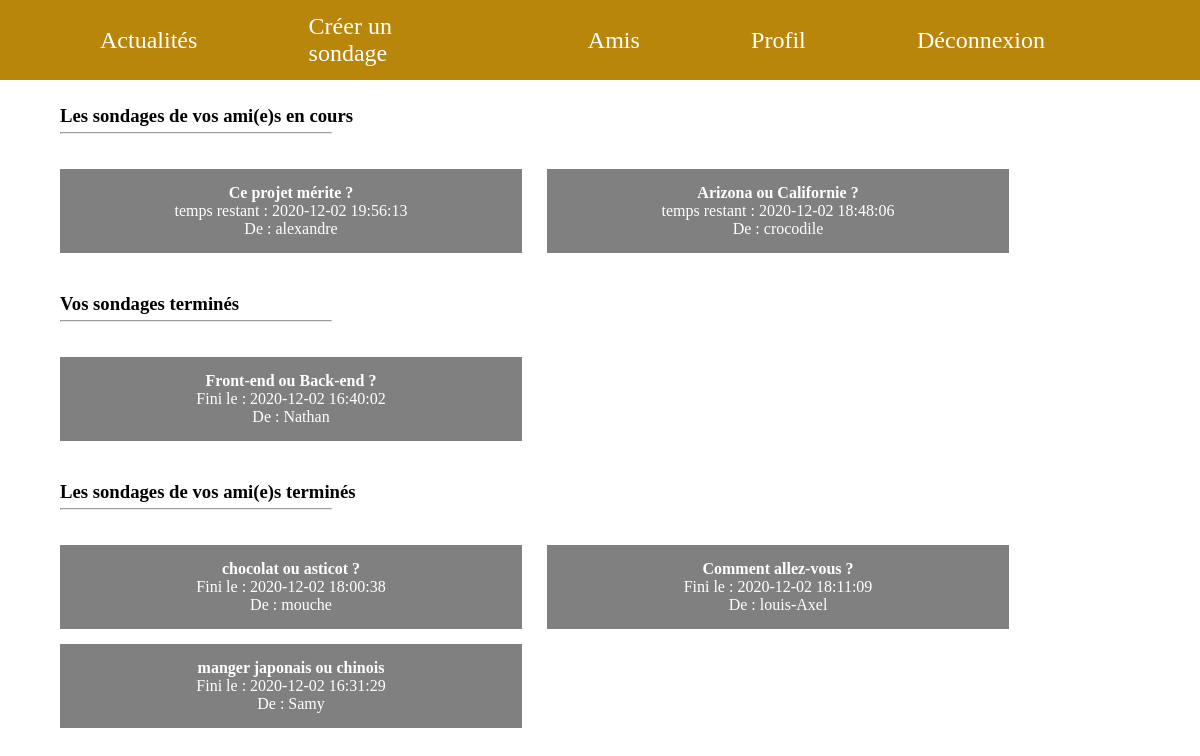
/index.php?page=accueilSondage (signed in), run on the app's committed database.
### tables this page shows
CREATE TABLE `t_users` (
  `user_id` int(11) NOT NULL,
  `user_name` varchar(255) NOT NULL,
  `user_mail` varchar(255) NOT NULL,
  `user_password` varchar(255) NOT NULL,
  `user_isConnected` int(11) NOT NULL DEFAULT '0'
);

CREATE TABLE `t_sondages` (
  `sondage_id` int(11) NOT NULL,
  `sondage_titre` varchar(255) NOT NULL,
  `user_id` int(11) DEFAULT NULL,
  `sondage_temps` datetime NOT NULL,
  `sondage_statut` varchar(255) DEFAULT 'en cours',
  `sondage_code` text NOT NULL
);

### App/Controller/AccueilSondController.php (called while the page is built, shortened)
<?php
class AccueilSondController {
    public function __construct()
    {
       $this->model = new AccueilSondModel();
    }
    public function render()
    {
      $sondagesFriends = $this->model->recupSondFriends();
      $sondagesUser = $this->model->recupSondUser();
      require ROOT."/App/View/AccueilSondView.php";
    }
}

### Public/index.php (called while the page is built, shortened)
<?php
require ROOT."/Autoloader.php";
require ROOT."/Router.php";

### Autoloader.php (called while the page is built, shortened)
<?php
class Autoloader {
    public static function autoload($class)
    {
        $class = str_replace("\\","/",$class);
    }
}

### Core/Config/config.php (called while the page is built)
<?php
$dbConfig = [
    "host" => "localhost:3306",
    "dbname" => "SondaPote",
    "dbuser" => "root",
    "dbpass" => "",
];

### Core/Database.php (called while the page is built, shortened)
<?php
class Database {
    public function __construct()
    {
        try
        {
            require "Config/config.php";
            $this->host = $dbConfig["host"];
            $this->dbname = $dbConfig["dbname"];
            $this->dbuser = $dbConfig["dbuser"];
            $this->dbpass = $dbConfig["dbpass"];
            $this->pdo = new \PDO("mysql:host=$this->host;dbname=$this->dbname",$this->dbuser,$this->dbpass);
        } catch (\PDOException $e)
        {
            return $e->getMessage();
        }
    }
}

### App/Model/AccueilSondModel.php (called while the page is built, shortened)
<?php
class AccueilSondModel extends Database{
    public function recupSondFriends()
    {
        $recherche =$this->pdo->prepare("SELECT * FROM t_users INNER JOIN t_sondages ON t_users.user_id=t_sondages.user_id INNER JOIN t_friends WHERE (friend_id_one = t_users.user_id OR friend_id_two = t_users.user_id) AND (friend_id_one = :user_one OR friend_id_two = :user_two) ORDER BY t_sondages.sondage_id DESC");
        $recherche->execute([
            ":user_one" => $_SESSION['userId'],
            ":user_two" => $_SESSION['userId']
        ]);
        $foundFriends = $recherche->fetchAll(\PDO::FETCH_OBJ);
        return $foundFriends;
    }
    public function recupSondUser()
    {
        $recherche =$this->pdo->prepare("SELECT * FROM t_users INNER JOIN t_sondages ON t_users.user_id=t_sondages.user_id WHERE t_sondages.user_id = :user ORDER BY t_sondages.sondage_id DESC");
        $recherche->execute([
            ":user" => $_SESSION['userId']
        ]);
        $foundUser = $recherche->fetchAll(\PDO::FETCH_OBJ);
        return $foundUser;
    }
}

### App/View/AccueilSondView.php (the view, shortened to what this page needs)
<!DOCTYPE html>
<html lang="fr">
<head>
    <link rel="stylesheet" href="css/header.css">
    <link rel="stylesheet" href="css/accueilSond.css">
</head>
<body>
    <header class="header-user">
        <?php include("inc/headerUser.php");?>
    </header>
    <main>
        <section>
            <h3>Les sondages de vos ami(e)s en cours</h3>
            <hr align="left">
            <div id="Sondages">
                <?php foreach($sondagesFriends as $sondage):
                        if($sondage->user_id !=  $_SESSION['userId'])
                        {
                            if($sondage->sondage_statut == "en cours")
                            { ?>
                <a href="index.php?page=sondage&c=<?=htmlspecialchars($sondage->sondage_code) ?>">
                    <article>
                        <h4><?= htmlspecialchars($sondage->sondage_titre) ?></h4>
                        <p>temps restant : <?= htmlspecialchars($sondage->sondage_temps) ?></p>
                        <p>De : <?= htmlspecialchars($sondage->user_name) ?></p>
                    </article>
                </a>
                <?php
                            }
                        } endforeach  ?>
            </div>
        </section>
        <section>
            <h3>Vos sondages terminés</h3>
            <hr align="left">
            <div id="Sondages">
                <?php
                    foreach($sondagesUser as $sondage): if($sondage->sondage_statut == "Finish")
                    {
                ?>
                <a href="index.php?page=sondage&c=<?=htmlspecialchars($sondage->sondage_code) ?>">
                    <article>
                        <h4><?= htmlspecialchars($sondage->sondage_titre) ?></h4>
                        <p>Fini le : <?= htmlspecialchars($sondage->sondage_temps) ?></p>
                        <p>De : <?= htmlspecialchars($sondage->user_name) ?></p>
                    </article>
                </a>
             <?php  } endforeach  ?>
            </div>
        </section>
        <section>
            <h3>Les sondages de vos ami(e)s terminés</h3>
            <hr align="left">
            <div id="Sondages">
                <?php foreach($sondagesFriends as $sondage):
                        if($sondage->user_id !=  $_SESSION['userId'])
                        {
                            if($sondage->sondage_statut == "Finish")
                            {
            ?>
                <a href="index.php?page=sondage&c=<?=htmlspecialchars($sondage->sondage_code) ?>">
                    <article>
                        <h4><?= htmlspecialchars($sondage->sondage_titre) ?></h4>
                        <p>Fini le : <?= htmlspecialchars($sondage->sondage_temps) ?></p>
                        <p>De : <?= htmlspecialchars($sondage->user_name) ?></p>
                    </article>
                </a>
                <?php
                            }
                        } endforeach
                ?>
        </section>
    </main>
</body>
</html>

### Public/css/header.css (style rules this page uses)
* { margin: 0; padding: 0; }
header { height: 10vh; }
.header-user { height: 10vh; width: 100%; background-color: darkgoldenrod; }

### Public/css/accueilSond.css (style rules this page uses)
* { margin: 0; padding: 0; }
#Sondages { display: flex; flex-wrap: wrap; }
a { width: auto; text-decoration: none; margin-right: 55px; width: 40%; }
h3 { margin-bottom: 5px; margin-top: 25px; }
hr { width: 270px; background-color: black; margin-bottom: 35px; }
section { margin-left: 60px; margin-right: 60px; }
article { width: 100%; background-color: grey; padding: 15px; color: white; text-align: center; margin: 0; margin-bottom: 15px; }

### data on the page
t_users: t_sondages.sondage_titre "Ce projet mérite ?", t_sondages.sondage_temps "2020-12-02 19:56:13", user_name "alexandre"
t_users: t_sondages.sondage_titre "Arizona ou Californie ?", t_sondages.sondage_temps "2020-12-02 18:48:06", user_name "crocodile"
t_sondages: sondage_titre "Front-end ou Back-end ?", sondage_temps "2020-12-02 16:40:02", user.user_name "Nathan"
t_users: t_sondages.sondage_titre "chocolat ou asticot ?", t_sondages.sondage_temps "2020-12-02 18:00:38", user_name "mouche"
t_users: t_sondages.sondage_titre "Comment allez-vous ?", t_sondages.sondage_temps "2020-12-02 18:11:09", user_name "louis-Axel"
t_users: t_sondages.sondage_titre "manger japonais ou chinois", t_sondages.sondage_temps "2020-12-02 16:31:29", user_name "Samy"
